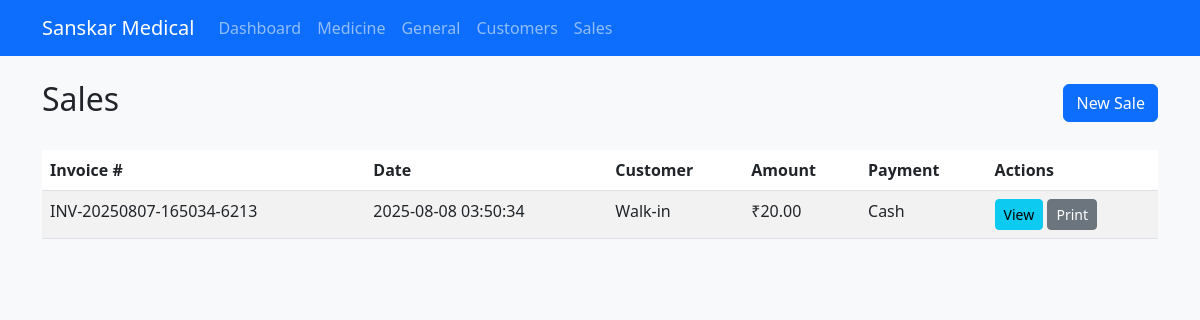
The app's page /sales with its own data.
### tables this page shows
CREATE TABLE sales (
                id INTEGER PRIMARY KEY AUTOINCREMENT,
                invoice_number TEXT UNIQUE NOT NULL,
                customer_id INTEGER,
                date TIMESTAMP DEFAULT (datetime('now', 'localtime')),
                total_amount REAL NOT NULL,
                discount REAL DEFAULT 0.0,
                payment_method TEXT,
                FOREIGN KEY (customer_id) REFERENCES customers (id)
            );

### app.py (the view)
@app.route('/sales')
def sales():
    with get_db_connection() as conn:
        cursor = conn.cursor()
        cursor.execute('''
            SELECT s.*, c.name as customer_name,
                   datetime(s.date, 'localtime') as local_date
            FROM sales s
            LEFT JOIN customers c ON s.customer_id = c.id
            ORDER BY s.date DESC
        ''')
        sales = cursor.fetchall()
    return render_template('sales/list.html', sales=sales)

### app.py (called while the page is built)
@app.template_filter('local_datetime')
def local_datetime_filter(dt):
    if isinstance(dt, str):
        dt = datetime.strptime(dt, '%Y-%m-%d %H:%M:%S')
    if dt.tzinfo is None:
        dt = pytz.utc.localize(dt)
    return dt.astimezone(LOCAL_TIMEZONE).strftime('%Y-%m-%d %H:%M:%S')

### database.py (called while the page is built)
@contextmanager
def get_db_connection():
    conn = sqlite3.connect(DATABASE)
    conn.row_factory = sqlite3.Row
    try:
        yield conn
    finally:
        conn.close()

### templates/sales/list.html (shortened to what this page needs)
{% extends "base.html" %} {% block content %}
<div class="d-flex justify-content-between align-items-center mb-4">
  <h2>Sales</h2>
  <a href="{{ url_for('new_sale') }}" class="btn btn-primary">New Sale</a>
</div>
<div class="table-responsive">
  <table class="table table-striped">
    <thead>
      <tr>
        <th>Invoice #</th>
        <th>Date</th>
        <th>Customer</th>
        <th>Amount</th>
        <th>Payment</th>
        <th>Actions</th>
      </tr>
    </thead>
    <tbody>
      {% for sale in sales %}
      <tr>
        <td>{{ sale['invoice_number'] }}</td>
        <td>{{ sale['date'] | local_datetime }}</td>
        <td>{{ sale['customer_name'] or 'Walk-in' }}</td>
        <td>₹{{ "%.2f"|format(sale['total_amount']) }}</td>
        <td>{{ sale['payment_method'] or 'Not specified' }}</td>
        <td>
          <a
            href="{{ url_for('view_invoice', sale_id=sale['_id']) }}"
            class="btn btn-sm btn-info"
            >View</a
          >
          <a
            href="{{ url_for('print_invoice', sale_id=sale['_id']) }}"
            class="btn btn-sm btn-secondary"
            >Print</a
          >
        </td>
      </tr>
      {% else %}
      <tr>
        <td colspan="6" class="text-center">No sales recorded yet</td>
      </tr>
      {% endfor %}
    </tbody>
  </table>
</div>
{% endblock %}

### static/css/style.css (style rules this page uses)
body { background-color: #f8f9fa; }
.table-responsive { overflow-x: auto; }
.btn-sm { padding: 0.25rem 0.5rem; font-size: 0.875rem; }

### records on screen
sales: invoice_number "INV-20250807-165034-6213", date|local_datetime "2025-08-08 03:50:34", sale "Walk-in", total_amount "20.00", payment_method "Cash"
